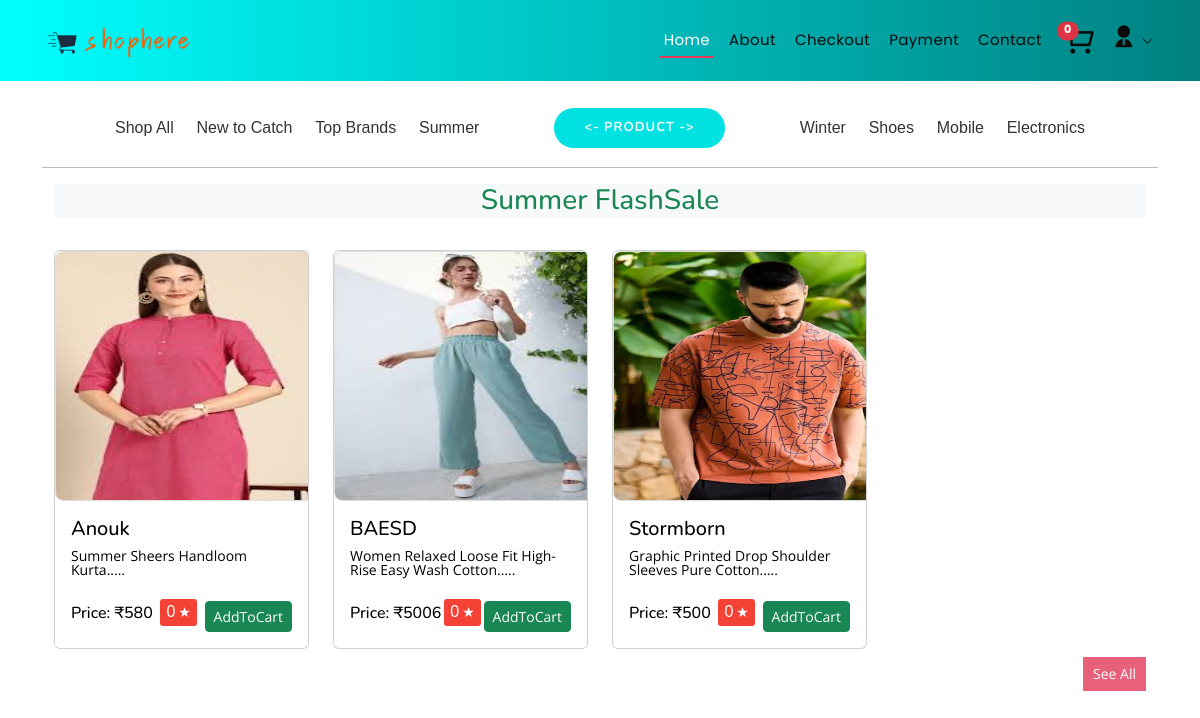
/SummerProducts/, run on the app's committed database.
### landing_app/models.py (models this page shows, shortened)
class Product(models.Model):
    product_id=models.AutoField
    Product_name=models.CharField(max_length=50)
    category=models.CharField(max_length=50, default="")
    subcategory=models.CharField(max_length=50,default="")
    price=models.IntegerField(default=0)
    desc=models.CharField( max_length=50)
    date_field = models.DateField()
    image=models.ImageField( upload_to=None, default="")
    rating_field = models.IntegerField(default=0)

### landing_app/views.py (the view)
# urls.py: path('SummerProducts/', views.SummerProducts, name="SummerProducts"),
def SummerProducts(request):
    request.user
    allProds = []
    prod=cache.get("SummerProducts")
    if prod is None:
        prod = Product.objects.filter(category="Summer")
        cache.set("SummerProducts",prod,timeout=90)
    n = len(prod)
    nSlides = n // 4 + ceil((n / 4) - (n // 4))
    AddedItems=getProductId(request)
    allProds.append([prod, nSlides,AddedItems," "])
    params = {'allProds': allProds}
    if request.method == 'POST':
        check_result = check_methods(request)
        if check_result is not None:  # If check_methods returns a valid HttpResponse
            return check_result
        else:
            return render(request, "products/products.html", params)  # Render the Summer products page
    else:
        return render(request, "products/products.html", params)  # Render the Summer products page

### landing_app/templatetags/custom_tags.py (called while the page is built)
@register.simple_tag
def format_category(categories, product="Products"):
    return f"{categories}{product}"

### landing_app/views.py (called while the page is built)
def getProductId(request):
    Product_id=request.POST.get('productId')
    cart=request.session.get('cart')
    if cart:
        quantity=cart.get(Product_id)
        if quantity:
            cart[Product_id]=quantity+1
        else:
            cart[Product_id]=1
    else:
        cart={}
        cart[Product_id]=1
    request.session['cart']=cart
    cleaned_data = {int(k): v for k, v in cart.items() if k is not None and k.isdigit()}
    total_sum = sum(cleaned_data.values())
    added_items_info={
        'cart':cart,
        'totalCartItenSum': total_sum
    }
    return added_items_info

### templates/products/products.html (shortened to what this page needs)
{% extends "index.html" %}
{% load custom_tags %}
{% block product %} {% for product ,nSlides,AddedItems,space in allProds %}
<div class="container">
  <h3 class="my-3 text-center text-success bg-light">
    {{product.0.category}} FlashSale
  </h3>
</div>
<div class="container">
  <div class="row">
    {% for i in product|slice:":7" %}
    <div class="col-md-3 mt-3">
      <div class="card h-100 overflow-hidden">
        <div class="img-container">
          <img id='img-pops' src="/media/{{ i.image }}" alt="..." class="card-img-top cursor-hover img-fluid" />
        </div>
        <div class="card-body d-flex flex-column">
          <h5 class="card-title" id="namepr{{ i.id }}" style="color: black;">
            {{ i.Product_name}}
          </h5>
          <p class="card-text" style="color: black;">
            {{ i.desc|slice:"0:50" }}.....
          </p>
          <div class="flex_space-around">
            <h6 class="card-title mt-auto" style="color: black;">
              Price: <span id="pricepr{{ i.id }}">₹{{ i.price }}</span>
            </h6>
            <div id="rating-display" class="rating" data-rating="{{i.rating_field}}">
              {{i.rating_field}}
              <span class="star">★</span>
          </div>
            <div id="divpr{{ i.id }}" class="divpr mt-2">
              {% format_category product.0.category as category_url %}
              <form action="{% url category_url %}" method="POST">
                <input type="submit" id="pr{{i.id}}"  value="AddToCart" class="btn btn-success cart btn-sm mt-0">
              </form>
            </div>
          </div>
        </div>
      </div>
    </div>
    {% endfor %}
  </div>
</div>
<div class="container flex_space-around">
  {% format_category product.0.category as category_url %}
  <form action="{% url category_url %}" method="POST">
    <button type="submit" class="my-3 text-md-left btn-sm cart mt-2" style="padding: 10px; background: #E9607A; color: white; border: none;">See All</button>
  </form>
</div>
<br>
<br>
{% endfor %} {% endblock product %}

### static/assets/css/style.css (style rules this page uses)
body { font-family: "Open Sans", sans-serif; color: #000000; }
h1, h2, h3, h4, h5, h6 { font-family: "Nunito", sans-serif; }

### templates/products/products.html (style rules this page uses)
.rating { display: inline-flex; align-items: center; background-color: #4CAF50; color: white; padding: 5px 6px; border-radius: 3px; font-family: Arial, sans-serif; font-size: 16px; margin: 6px 0px; }
.rating.low { background-color: #f44336; color: white; }
.star { margin-left: 3px; font-size: 14px; }

### templates/base.html (style rules this page uses)
#img-pops { width: 100%; height: 100%; object-fit:fill; transition: transform 0.3s ease, filter 0.3s ease; cursor: pointer; }
.overflow-hidden { overflow: hidden; }
.cursor-hover { cursor:pointer }
.img-container { position: relative; width: 300px; height: 250px; overflow: hidden; border: 1px solid #ddd; border-radius: 8px; }
.flex_space-around { display: flex; justify-content: space-between; }

### data on the page
Product: category "Summer", image (picture), Product_name "Anouk", desc "Summer Sheers Handloom Kurta", price "580", rating_field "0"
Product: image (picture), Product_name "BAESD", desc "Women Relaxed Loose Fit High-Rise Easy Wash Cotton", price "5006", rating_field "0"
Product: image (picture), Product_name "Stormborn", desc "Graphic Printed Drop Shoulder Sleeves Pure Cotton", price "500", rating_field "0"

### other printed values
{{ AddedItems.totalCartItenSum }} "0"
